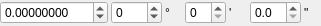
<?xml version="1.0" encoding="UTF-8"?>
<ui version="4.0">
 <class>FormCoordinate</class>
 <widget class="QWidget" name="FormCoordinate">
  <property name="geometry">
   <rect>
    <x>0</x>
    <y>0</y>
    <width>321</width>
    <height>26</height>
   </rect>
  </property>
  <property name="windowTitle">
   <string>Form</string>
  </property>
  <layout class="QHBoxLayout" name="horizontalLayout">
   <property name="spacing">
    <number>3</number>
   </property>
   <property name="leftMargin">
    <number>0</number>
   </property>
   <property name="topMargin">
    <number>0</number>
   </property>
   <property name="rightMargin">
    <number>0</number>
   </property>
   <property name="bottomMargin">
    <number>0</number>
   </property>
   <item>
    <widget class="QDoubleSpinBox" name="doubleSpinBoxDeg">
     <property name="decimals">
      <number>8</number>
     </property>
     <property name="minimum">
      <double>-180.000000000000000</double>
     </property>
     <property name="maximum">
      <double>180.000000000000000</double>
     </property>
     <property name="singleStep">
      <double>0.100000000000000</double>
     </property>
     <property name="value">
      <double>0.000000000000000</double>
     </property>
    </widget>
   </item>
   <item>
    <widget class="QSpinBox" name="spinBoxDeg">
     <property name="minimum">
      <number>-180</number>
     </property>
     <property name="maximum">
      <number>180</number>
     </property>
    </widget>
   </item>
   <item>
    <widget class="QLabel" name="labelDeg">
     <property name="text">
      <string>°</string>
     </property>
    </widget>
   </item>
   <item>
    <widget class="QSpinBox" name="spinBoxMin">
     <property name="maximum">
      <number>60</number>
     </property>
    </widget>
   </item>
   <item>
    <widget class="QLabel" name="labelMin">
     <property name="text">
      <string>'</string>
     </property>
    </widget>
   </item>
   <item>
    <widget class="QDoubleSpinBox" name="doubleSpinBoxSec">
     <property name="decimals">
      <number>1</number>
     </property>
     <property name="maximum">
      <double>60.000000000000000</double>
     </property>
    </widget>
   </item>
   <item>
    <widget class="QLabel" name="labelSec">
     <property name="text">
      <string>&quot;</string>
     </property>
    </widget>
   </item>
  </layout>
 </widget>
 <resources/>
 <connections/>
</ui>
